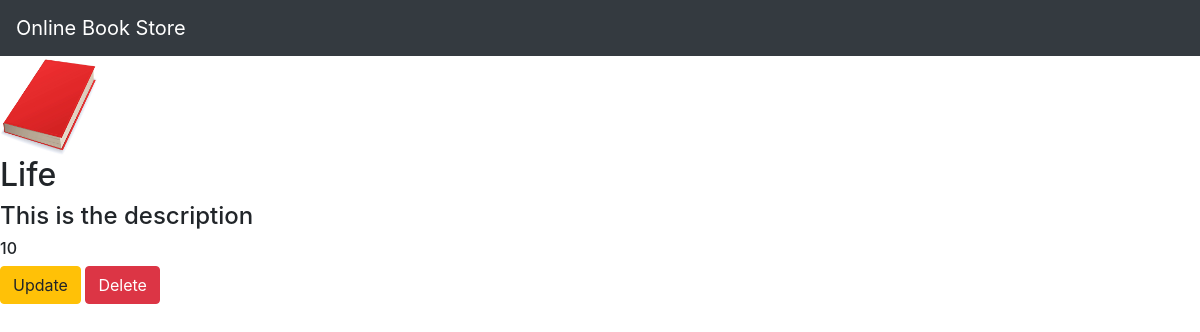
Screenshot of /book/1 with the database file from the repository.
### myapp/models.py (models this page shows, shortened)
class Book(models.Model):
    name = models.CharField(max_length=100)
    desc = models.CharField(max_length=300)
    price = models.IntegerField()
    book_image = models.ImageField(default = 'default.jpg', upload_to='book_images/')

### myapp/views.py (the view)
# urls.py: path('book/<int:book_id>', views.detail, name="detail"),
def detail(request, book_id):
    book = Book.objects.get(id=book_id)
    return render(request, 'myapp/detail.html', {'book':book})

### myapp/templates/myapp/detail.html
{% extends 'myapp/base.html' %}
{% block body %}
<img width="100" height="100" src="{{book.book_image.url}}">
<h2> {{book.name}} </h2>
<h4> {{book.desc}} </h4>
<h6> {{book.price}} </h6>
<a class="btn btn-warning" href="{% url 'myapp:update' book.id %}">Update</a>
<a class="btn btn-danger" href="{% url 'myapp:delete' book.id %}">Delete</a>
{% endblock %}

### myapp/static/myapp/style.css (style rules this page uses)
body { background-color: white; }

### rows the page displays
Book: book_image (placeholder picture), name "Life", desc "This is the description", price "10"
